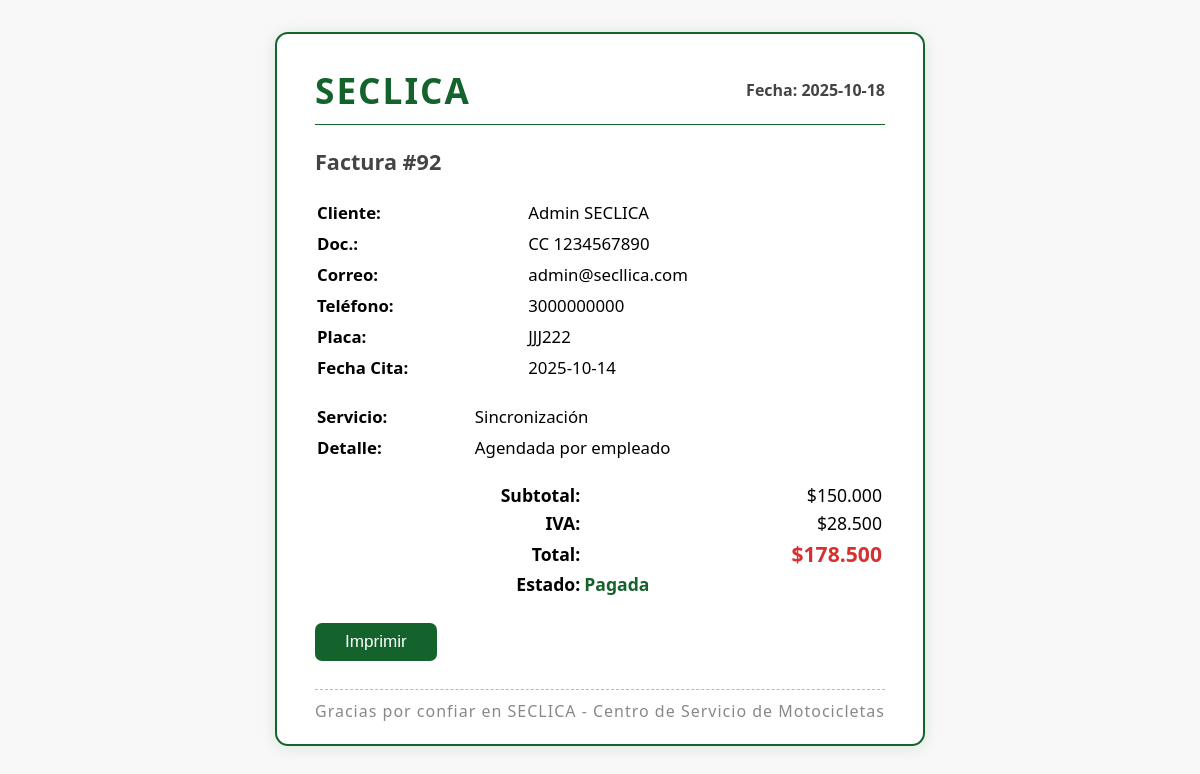
The app's page /public/api/factura.php?id=92 with its own data.
### tables this page shows
CREATE TABLE `facturas` (
  `id` int(11) NOT NULL,
  `cliente_id` int(11) DEFAULT NULL,
  `descripcion` varchar(100) DEFAULT NULL,
  `subtotal` decimal(10,2) DEFAULT NULL,
  `iva` decimal(10,2) DEFAULT NULL,
  `total` decimal(10,2) DEFAULT NULL,
  `estado` varchar(20) DEFAULT NULL,
  `cita_id` int(11) DEFAULT NULL
);

CREATE TABLE `citas` (
  `id` int(11) NOT NULL,
  `nombre` varchar(50) NOT NULL,
  `apellido` varchar(50) NOT NULL,
  `tipo_documento` varchar(30) NOT NULL,
  `numero_documento` varchar(30) NOT NULL,
  `correo` varchar(100) NOT NULL,
  `telefono` varchar(20) NOT NULL,
  `fecha` date NOT NULL,
  `placa_vehiculo` varchar(20) NOT NULL,
  `servicio` varchar(100) NOT NULL,
  `descripcion_adicional` text DEFAULT NULL,
  `estado` varchar(20) DEFAULT 'pendiente',
  `created_at` datetime DEFAULT current_timestamp()
);

### public/api/factura.php (the view, shortened to what this page needs)
<?php
$id = isset($_GET['id']) ? intval($_GET['id']) : 0;
$pdo = db();
$stmt = $pdo->prepare(
  "SELECT
      f.id as factura_id, f.descripcion, f.subtotal, f.iva, f.total, f.estado as estado_factura,
      c.nombre, c.apellido, c.tipo_documento, c.numero_documento, c.correo, c.telefono,
      c.placa_vehiculo, c.servicio, c.descripcion_adicional, c.fecha
   FROM facturas f
   LEFT JOIN citas c ON f.cita_id = c.id
   WHERE f.id = ?"
);
$stmt->execute([$id]);
$f = $stmt->fetch(PDO::FETCH_ASSOC);
?>
<!DOCTYPE html>
<html lang="es">
<head>
</head>
<body>
  <div class="factura">
    <div class="factura-header">
      <span class="seclica-logo">SECLICA</span>
      <span style="margin-left:auto;font-weight:600;color:#444;">
        Fecha: <?= date('Y-m-d') ?>
      </span>
    </div>
    <div class="factura-title">Factura #<?= $f['factura_id'] ?></div>
    <table class="datos">
      <tr><td><b>Cliente:</b></td>   <td><?= $f['nombre'] . " " . $f['apellido'] ?></td></tr>
      <tr><td><b>Doc.:</b></td>      <td><?= $f['tipo_documento'] . " " . $f['numero_documento'] ?></td></tr>
      <tr><td><b>Correo:</b></td>    <td><?= $f['correo'] ?></td></tr>
      <tr><td><b>Teléfono:</b></td>  <td><?= $f['telefono'] ?></td></tr>
      <tr><td><b>Placa:</b></td>     <td><?= $f['placa_vehiculo'] ?></td></tr>
      <tr><td><b>Fecha Cita:</b></td>     <td><?= $f['fecha'] ?></td></tr>
    </table>
    <table class="servicio">
      <tr><td><b>Servicio:</b></td>   <td><?= $f['servicio'] ?></td></tr>
      <tr><td><b>Detalle:</b></td>    <td><?= $f['descripcion_adicional'] ?: $f['descripcion'] ?></td></tr>
    </table>
    <div class="totales">
      <table>
        <tr>
          <td class="right"><b>Subtotal:</b></td>
          <td class="right">$<?= number_format($f['subtotal'],0,',','.') ?></td>
        </tr>
        <tr>
          <td class="right"><b>IVA:</b></td>
          <td class="right">$<?= number_format($f['iva'],0,',','.') ?></td>
        </tr>
        <tr>
          <td class="right"><b>Total:</b></td>
          <td class="right total-final">$<?= number_format($f['total'],0,',','.') ?></td>
        </tr>
        <tr>
          <td class="right"><b>Estado:</b></td>
          <td class="estado"><?= ucfirst($f['estado_factura']) ?></td>
        </tr>
      </table>
    </div>
    <button class="btn" onclick="window.print()">Imprimir</button>
    <div class="footer">
      Gracias por confiar en SECLICA - Centro de Servicio de Motocicletas
    </div>
  </div>
</body>
</html>

### public/api/factura.php (style rules this page uses)
body { font-family: 'Segoe UI', Arial, sans-serif; margin: 0; background: #f8f8f8; }
.factura { border: 2.5px solid #14632D; padding: 32px 38px 22px 38px; max-width: 570px; margin: 32px auto; background: #fff; border-radius: 13px; box-shadow: 0 2px 16px #88b99144; }
.factura-header { border-bottom: 1.5px solid #14632D; margin-bottom: 22px; padding-bottom: 10px; display: flex; align-items: center; gap: 18px; }
.seclica-logo { font-size: 2.2em; font-weight: 700; color: #14632D; letter-spacing: 2px; }
.factura-title { font-size: 1.35em; font-weight: 600; color: #444; margin-top: 10px; margin-bottom: 20px; }
.datos, .servicio { margin-bottom: 16px; font-size: 1.05em; width: 100%; }
.datos td, .servicio td { padding: 3px 7px 3px 0; }
.totales table { width: 100%; font-size: 1.1em; margin-top: 14px; }
.right { text-align: right; }
.estado { font-weight: bold; color: #14632D; text-transform: capitalize; }
.total-final { font-size: 1.2em; font-weight: 700; color: #d63031; }
.footer { margin-top: 28px; text-align: center; color: #888; font-size: 1em; border-top: 1px dashed #b5bab9; padding-top: 10px; letter-spacing: 1px; }
.btn { display: inline-block; padding: 9px 30px; font-size: 1.07em; background: #14632D; color: #fff; border: none; border-radius: 7px; cursor: pointer; margin: 24px 0 0 0; }

### records on screen
facturas: id "92", cita.nombre "Admin", cita.apellido "SECLICA", cita.tipo_documento "CC", cita.numero_documento "1234567890", cita.correo "admin@secllica.com", cita.telefono "3000000000", cita.placa_vehiculo "JJJ222", cita.fecha "2025-10-14", cita.servicio "Sincronización", cita.descripcion_adicional "Agendada por empleado", subtotal "150.000", iva "28.500", total "178.500", estado "Pagada"
